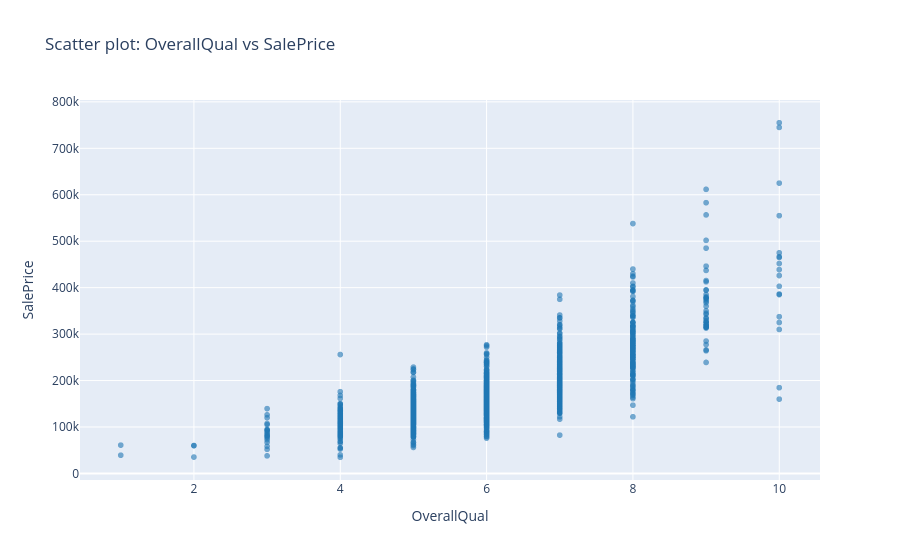
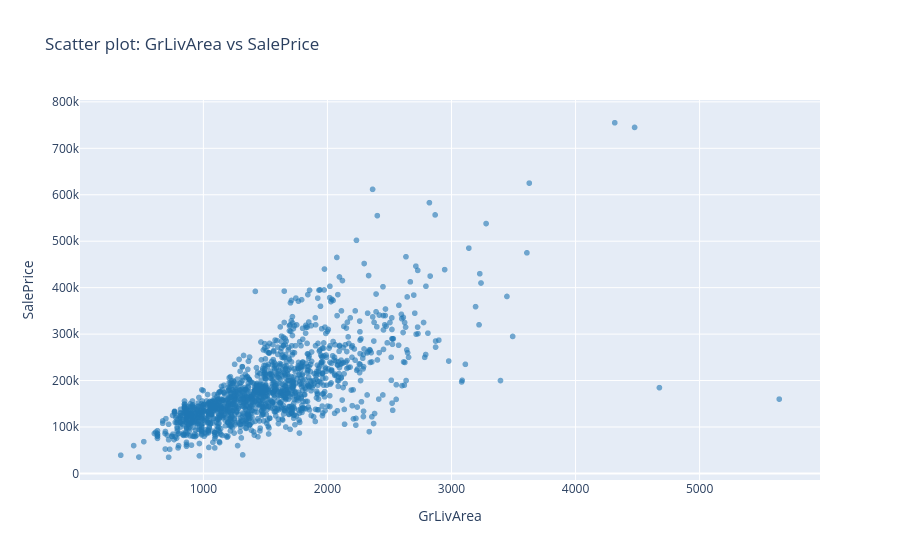
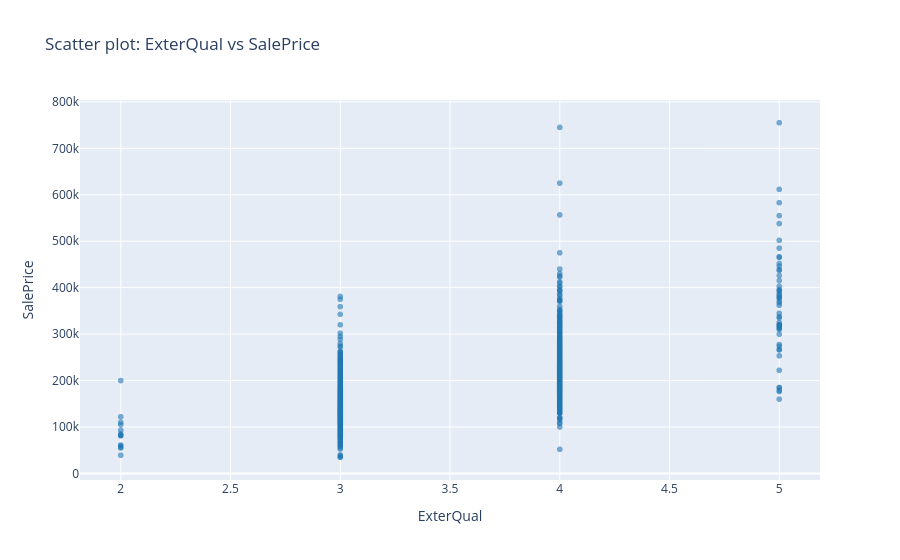
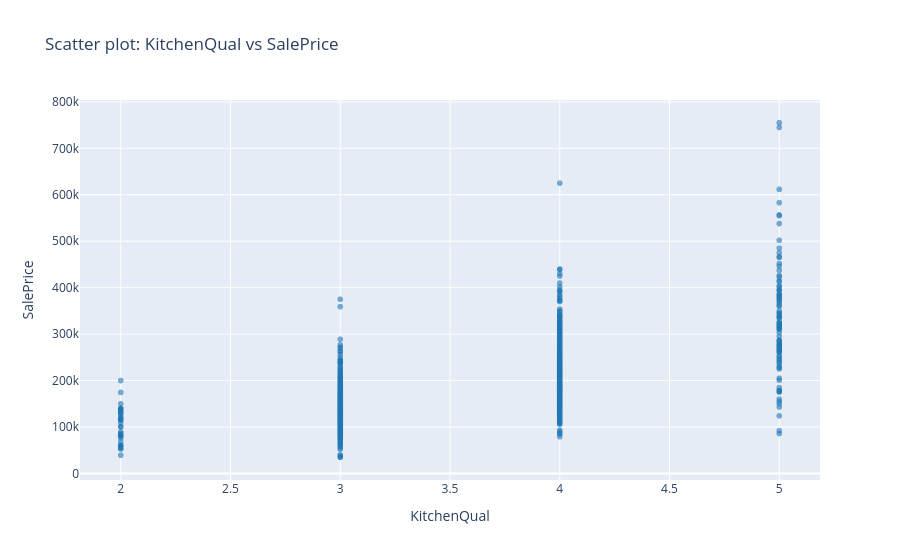

Notebook code cell kept with these figures, in order:
### Markdown cell above
Зависимости и поиск выбросов: интерактивные scatter plots для 10 самых коррелирующих признаков с SalePrice. (**Plotly**)

### Code cell
top_corr_cols = corr_with_saleprice.abs().sort_values(ascending=False).iloc[1:11].index  # исключаем сам SalePrice

for col in top_corr_cols:
    fig = px.scatter(df_ready, x=col, y='SalePrice',
                     title=f'Scatter plot: {col} vs SalePrice',
                     labels={col: col, 'SalePrice': 'SalePrice'},
                     opacity=0.6, color_discrete_sequence=['#1f77b4'])
    fig.show()

### Figure 1 — Plotly figure (JSON) as saved in the notebook; plotly's stock layout.template omitted (floating-point values rounded to 4 significant figures; data arrays with more than 128 entries replaced by an {"elided": "..."} marker saying what was removed)
{"data": [{"hovertemplate": "OverallQual=%{x}<br>SalePrice=%{y}<extra></extra>", "legendgroup": "", "marker": {"color": "#1f77b4", "opacity": 0.6, "symbol": "circle"}, "mode": "markers", "name": "", "showlegend": false, "type": "scattergl", "x": {"elided": "1460 int values"}, "xaxis": "x", "y": {"elided": "1460 int values"}, "yaxis": "y"}], "layout": {"legend": {"tracegroupgap": 0}, "title": {"text": "Scatter plot: OverallQual vs SalePrice"}, "xaxis": {"anchor": "y", "domain": [0, 1], "title": {"text": "OverallQual"}}, "yaxis": {"anchor": "x", "domain": [0, 1], "title": {"text": "SalePrice"}}}}

### Figure 2 — Plotly figure (JSON) as saved in the notebook; plotly's stock layout.template omitted (floating-point values rounded to 4 significant figures; data arrays with more than 128 entries replaced by an {"elided": "..."} marker saying what was removed)
{"data": [{"hovertemplate": "GrLivArea=%{x}<br>SalePrice=%{y}<extra></extra>", "legendgroup": "", "marker": {"color": "#1f77b4", "opacity": 0.6, "symbol": "circle"}, "mode": "markers", "name": "", "showlegend": false, "type": "scattergl", "x": {"elided": "1460 int values"}, "xaxis": "x", "y": {"elided": "1460 int values"}, "yaxis": "y"}], "layout": {"legend": {"tracegroupgap": 0}, "title": {"text": "Scatter plot: GrLivArea vs SalePrice"}, "xaxis": {"anchor": "y", "domain": [0, 1], "title": {"text": "GrLivArea"}}, "yaxis": {"anchor": "x", "domain": [0, 1], "title": {"text": "SalePrice"}}}}

### Figure 3 — Plotly figure (JSON) as saved in the notebook; plotly's stock layout.template omitted (floating-point values rounded to 4 significant figures; data arrays with more than 128 entries replaced by an {"elided": "..."} marker saying what was removed)
{"data": [{"hovertemplate": "ExterQual=%{x}<br>SalePrice=%{y}<extra></extra>", "legendgroup": "", "marker": {"color": "#1f77b4", "opacity": 0.6, "symbol": "circle"}, "mode": "markers", "name": "", "showlegend": false, "type": "scattergl", "x": {"elided": "1460 int values"}, "xaxis": "x", "y": {"elided": "1460 int values"}, "yaxis": "y"}], "layout": {"legend": {"tracegroupgap": 0}, "title": {"text": "Scatter plot: ExterQual vs SalePrice"}, "xaxis": {"anchor": "y", "domain": [0, 1], "title": {"text": "ExterQual"}}, "yaxis": {"anchor": "x", "domain": [0, 1], "title": {"text": "SalePrice"}}}}

### Figure 4 — Plotly figure (JSON) as saved in the notebook; plotly's stock layout.template omitted (floating-point values rounded to 4 significant figures; data arrays with more than 128 entries replaced by an {"elided": "..."} marker saying what was removed)
{"data": [{"hovertemplate": "KitchenQual=%{x}<br>SalePrice=%{y}<extra></extra>", "legendgroup": "", "marker": {"color": "#1f77b4", "opacity": 0.6, "symbol": "circle"}, "mode": "markers", "name": "", "showlegend": false, "type": "scattergl", "x": {"elided": "1460 int values"}, "xaxis": "x", "y": {"elided": "1460 int values"}, "yaxis": "y"}], "layout": {"legend": {"tracegroupgap": 0}, "title": {"text": "Scatter plot: KitchenQual vs SalePrice"}, "xaxis": {"anchor": "y", "domain": [0, 1], "title": {"text": "KitchenQual"}}, "yaxis": {"anchor": "x", "domain": [0, 1], "title": {"text": "SalePrice"}}}}
